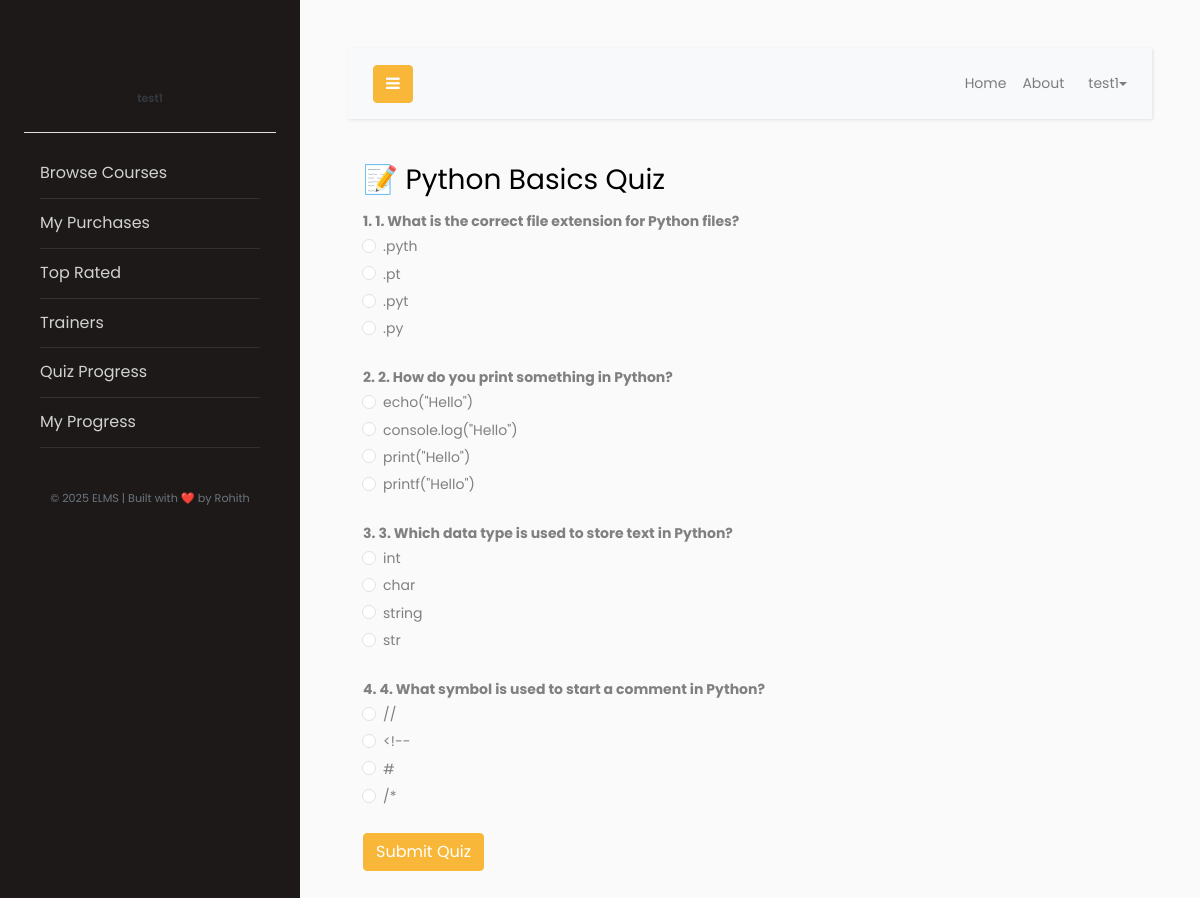
/quiz/quiz/2/take/ (signed in), run on the app's committed database.
### accounts/models.py (models this page shows)
class User(AbstractUser):
    is_manager = models.BooleanField('Is manager', default=False)
    is_trainer = models.BooleanField('Is trainer', default=False)
    is_student = models.BooleanField('Is student', default=False)
    country = models.ForeignKey(Country, on_delete=models.SET_NULL, null=True, blank=True)
    state = models.ForeignKey(State, on_delete=models.SET_NULL, null=True, blank=True)
    district = models.ForeignKey(District, on_delete=models.SET_NULL, null=True, blank=True)
    @property
    def role(self):
     if self.is_student:
        return "student"
     elif self.is_trainer:
        return "trainer"
     elif self.is_manager:
        return "manager"
     return "unknown"

### quiz/models.py (models this page shows, shortened)
class Quiz(models.Model):
    title = models.CharField(max_length=255)
    course = models.ForeignKey(Course, on_delete=models.CASCADE)
    video = models.ForeignKey(Video, on_delete=models.CASCADE, null=True, blank=True)
    duration = models.IntegerField(default=10)
    max_attempts = models.PositiveIntegerField(default=3)

class Question(models.Model):
    quiz = models.ForeignKey(Quiz, on_delete=models.CASCADE, related_name='questions')
    text = models.CharField(max_length=500)

class Choice(models.Model):
    question = models.ForeignKey(Question, on_delete=models.CASCADE, related_name='choices')
    text = models.CharField(max_length=255)
    is_correct = models.BooleanField(default=False)

### quiz/views.py (the view, shortened to what this page needs)
# urls.py: path('<int:quiz_id>/take/', views.take_quiz, name='take_quiz'),
@login_required
def take_quiz(request, quiz_id):
    quiz = get_object_or_404(Quiz, id=quiz_id)
    questions = quiz.questions.prefetch_related('choices')
    try:
        attempt = QuizAttempt.objects.get(student=request.user, quiz=quiz)
        if attempt.attempts >= quiz.max_attempts:
            messages.warning(request, "You have reached the maximum attempts.")
            return redirect('student_quiz_dashboard')
    except QuizAttempt.DoesNotExist:
        attempt = None
    return render(request, 'quiz/take_quiz.html', {
        'quiz': quiz,
        'questions': questions
    })

### templates/quiz/take_quiz.html (shortened to what this page needs)
{% extends 'base.html' %}
{% block content %}
<div class="container mt-4">
    <h3>{{ quiz.title }}</h3>
    <form method="post">
        {% for question in questions %}
            <div class="mb-4">
                <strong>{{ forloop.counter }}. {{ question.text }}</strong>
                {% for choice in question.choices.all %}
                    <div class="form-check">
                        <input class="form-check-input" type="radio" name="q_{{ question.id }}" value="{{ choice.id }}" required>
                        <label class="form-check-label">{{ choice.text }}</label>
                    </div>
                {% endfor %}
            </div>
        {% endfor %}
        <button type="submit" class="btn btn-primary">Submit Quiz</button>
    </form>
</div>
{% endblock %}

### templates/base.html (shortened to what this page needs)
{% load static %}
<!doctype html>
<html lang="en">
  <head>
    <link rel="stylesheet" href="https://stackpath.bootstrapcdn.com/font-awesome/4.7.0/css/font-awesome.min.css">
    <link href="https://cdn.jsdelivr.net/npm/bootstrap@5.3.0/dist/css/bootstrap.min.css" rel="stylesheet">
    <link rel="stylesheet" href="{% static 'css/style.css' %}">
  </head>
  <body>
    <div class="wrapper d-flex align-items-stretch">
      <nav id="sidebar">
        <div class="p-4 pt-5">
          <div class="text-center py-4 border-bottom">
            <div class="mt-3">
              <div class="fw-semibold small text-dark">
                {{ user.username }}
              </div>
            </div>
          </div>
          <ul class="nav flex-column px-3 py-3">
            {% if user.role == 'student' %}
              <li class="nav-item"><a class="nav-link" href="{% url 'browse_courses' %}"> Browse Courses</a></li>
              <li class="nav-item"><a class="nav-link" href="{% url 'my_purchases' %}"> My Purchases</a></li>
              <li class="nav-item"><a class="nav-link" href="{% url 'top_rated_videos' %}"> Top Rated</a></li>
              <li class="nav-item">
                <a class="nav-link" href="{% url 'trainer_list' %}">
                   Trainers
                </a>
              </li>
              <li class="nav-item"><a class="nav-link" href="{% url 'student_quiz_dashboard' %}"> Quiz Progress</a></li>
              <li class="nav-item">
                <a class="nav-link" href="{% url 'student' %}#progress-chart">
                   My Progress
                </a>
              </li>
            {% endif %}
          </ul>
          <div class="footer mt-4">
            <p class="small text-muted text-center">
              &copy; <script>document.write(new Date().getFullYear());</script> ELMS | Built with ❤️ by Rohith
            </p>
          </div>
        </div>
      </nav>
      <div id="content" class="p-4 p-md-5">
<nav class="navbar navbar-expand-lg navbar-light bg-light">
  <div class="container-fluid">
    <button type="button" id="sidebarCollapse" class="btn btn-primary">
      <i class="fa fa-bars"></i>
    </button>
    <div class="collapse navbar-collapse justify-content-end" id="navbarSupportedContent">
      <ul class="nav navbar-nav ml-auto">
        <li class="nav-item">
          {% if user.is_authenticated %}
            {% if user.is_student %}
              <a class="nav-link" href="{% url 'student' %}">Home</a>
            {% elif user.is_trainer %}
              <a class="nav-link" href="{% url 'trainer' %}">Home</a>
            {% elif user.is_manager %}
              <a class="nav-link" href="{% url 'manager' %}">Home</a>
            {% endif %}
          {% else %}
            <a class="nav-link" href="{% url 'home' %}">Home</a>
          {% endif %}
        </li>
    <li class="nav-item"><a class="nav-link" href="#">About</a></li>
        {% if user.is_authenticated %}
        <li class="nav-item dropdown">
          <a class="nav-link dropdown-toggle d-flex align-items-center" href="#" id="userDropdown" role="button"
             data-bs-toggle="dropdown" aria-expanded="false">
            {{ user.username }}
          </a>
        </li>
        {% endif %}
      </ul>
    </div>
  </div>
</nav>
{% block content %}{% endblock %}
      </div>
    </div>
  </body>
</html>

### data on the page
User: username "test1"
Quiz: title "📝 Python Basics Quiz"
Question: text "1. What is the correct file extension for Python files?"
Choice: text ".pyth"
Choice: text ".pt"
Choice: text ".pyt"
Choice: text ".py"
Question: text "2. How do you print something in Python?"
Choice: text "echo(\"Hello\")"
Choice: text "console.log(\"Hello\")"
Choice: text "print(\"Hello\")"
Choice: text "printf(\"Hello\")"
Question: text "3. Which data type is used to store text in Python?"
Choice: text "int"
Choice: text "char"
Choice: text "string"
Choice: text "str"
Question: text "4. What symbol is used to start a comment in Python?"
Choice: text "//"
Choice: text "<!--"
Choice: text "#"
Choice: text "/*"
